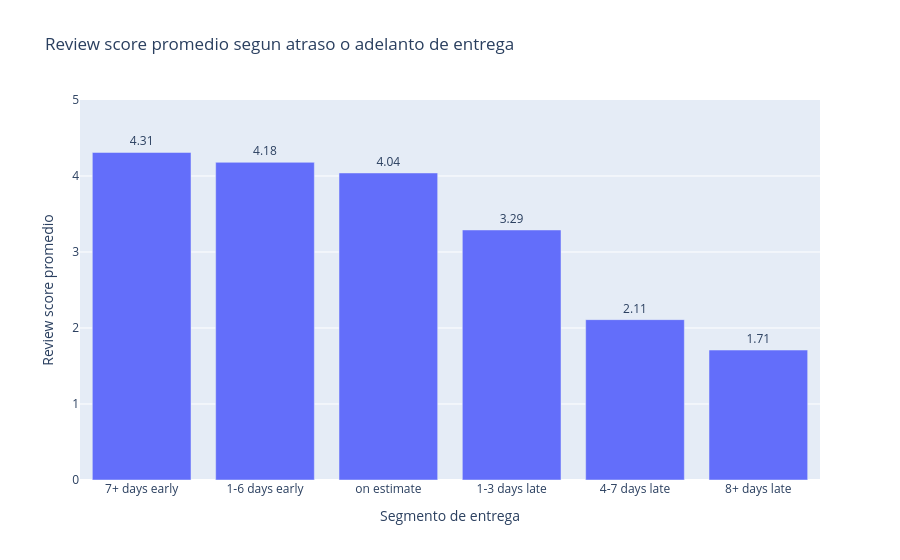

Notebook code for this chart:
### Markdown cell above
## 11. Entrega y satisfaccion

Esta es una de las historias mas fuertes del proyecto: conectar un indicador operacional con una medida de experiencia del cliente.

### Code cell
delivery_order = [
    "7+ days early",
    "1-6 days early",
    "on estimate",
    "1-3 days late",
    "4-7 days late",
    "8+ days late",
]

delivery_satisfaction["delivery_delay_segment"] = pd.Categorical(
    delivery_satisfaction["delivery_delay_segment"],
    categories=delivery_order,
    ordered=True,
)
delivery_satisfaction = delivery_satisfaction.sort_values("delivery_delay_segment")

fig = px.bar(
    delivery_satisfaction,
    x="delivery_delay_segment",
    y="average_review_score",
    title="Review score promedio segun atraso o adelanto de entrega",
    labels={"delivery_delay_segment": "Segmento de entrega", "average_review_score": "Review score promedio"},
    text="average_review_score",
    hover_data=["delivered_orders", "average_delivery_days", "average_delay_days"],
)
fig.update_yaxes(range=[0, 5])
fig.update_traces(texttemplate="%{text:.2f}", textposition="outside")
fig.show()

delivery_satisfaction

### Figure 1 — Plotly figure (JSON) as saved in the notebook; plotly's stock layout.template omitted (floating-point values rounded to 4 significant figures)
{"data": [{"customdata": [[76140.0, 10.27, -15.3], [12500.0, 14.19, -4.02], [1292.0, 19.17, 0.0], [1870.0, 23.28, 1.83], [1802.0, 28.18, 5.52], [2870.0, 44.46, 19.58]], "hovertemplate": "Segmento de entrega=%{x}<br>Review score promedio=%{text}<br>delivered_orders=%{customdata[0]}<br>average_delivery_days=%{customdata[1]}<br>average_delay_days=%{customdata[2]}<extra></extra>", "legendgroup": "", "marker": {"color": "#636efa", "pattern": {"shape": ""}}, "name": "", "orientation": "v", "showlegend": false, "text": [4.31, 4.18, 4.04, 3.29, 2.11, 1.71], "textposition": "outside", "texttemplate": "%{text:.2f}", "type": "bar", "x": ["7+ days early", "1-6 days early", "on estimate", "1-3 days late", "4-7 days late", "8+ days late"], "xaxis": "x", "y": [4.31, 4.18, 4.04, 3.29, 2.11, 1.71], "yaxis": "y"}], "layout": {"barmode": "relative", "legend": {"tracegroupgap": 0}, "title": {"text": "Review score promedio segun atraso o adelanto de entrega"}, "xaxis": {"anchor": "y", "domain": [0.0, 1.0], "title": {"text": "Segmento de entrega"}}, "yaxis": {"anchor": "x", "domain": [0.0, 1.0], "range": [0, 5], "title": {"text": "Review score promedio"}}}}
